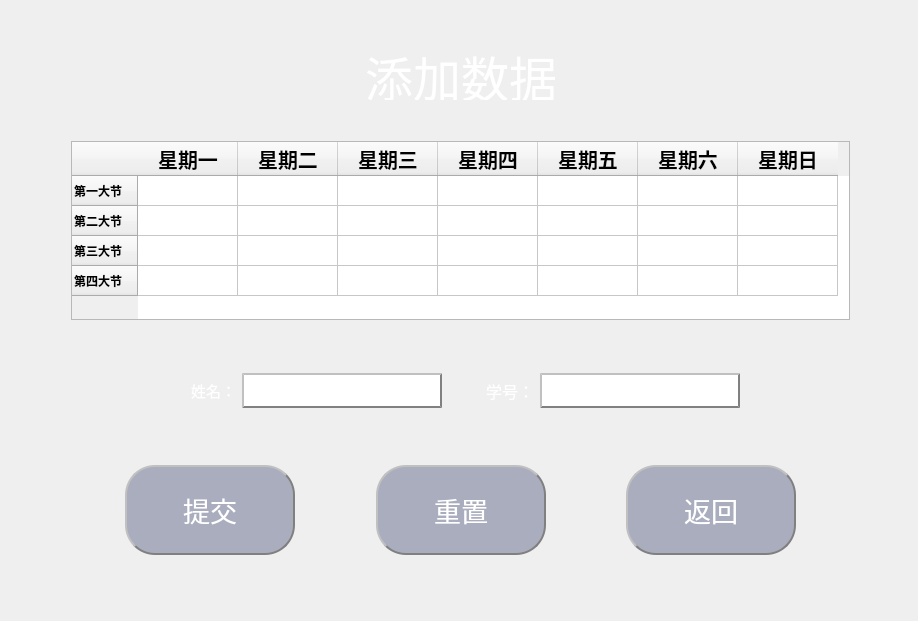
<?xml version="1.0" encoding="UTF-8"?>
<ui version="4.0">
 <class>add</class>
 <widget class="QWidget" name="add">
  <property name="geometry">
   <rect>
    <x>0</x>
    <y>0</y>
    <width>918</width>
    <height>621</height>
   </rect>
  </property>
  <property name="windowTitle">
   <string>Widget</string>
  </property>
  <widget class="QWidget" name="horizontalLayoutWidget">
   <property name="geometry">
    <rect>
     <x>40</x>
     <y>450</y>
     <width>841</width>
     <height>121</height>
    </rect>
   </property>
   <layout class="QHBoxLayout" name="horizontalLayout">
    <item>
     <spacer name="horizontalSpacer_2">
      <property name="orientation">
       <enum>Qt::Horizontal</enum>
      </property>
      <property name="sizeHint" stdset="0">
       <size>
        <width>40</width>
        <height>20</height>
       </size>
      </property>
     </spacer>
    </item>
    <item>
     <widget class="QPushButton" name="submit">
      <property name="minimumSize">
       <size>
        <width>170</width>
        <height>90</height>
       </size>
      </property>
      <property name="maximumSize">
       <size>
        <width>170</width>
        <height>90</height>
       </size>
      </property>
      <property name="font">
       <font>
        <family>华文中宋</family>
        <pointsize>20</pointsize>
       </font>
      </property>
      <property name="styleSheet">
       <string notr="true">background-color: rgb(169, 173, 190);
color: rgb(255,255,255);  
border-radius: 30px;  border: 2px groove gray;
border-style: outset;</string>
      </property>
      <property name="text">
       <string>提交</string>
      </property>
     </widget>
    </item>
    <item>
     <spacer name="horizontalSpacer_8">
      <property name="orientation">
       <enum>Qt::Horizontal</enum>
      </property>
      <property name="sizeHint" stdset="0">
       <size>
        <width>40</width>
        <height>20</height>
       </size>
      </property>
     </spacer>
    </item>
    <item>
     <widget class="QPushButton" name="reset">
      <property name="minimumSize">
       <size>
        <width>170</width>
        <height>90</height>
       </size>
      </property>
      <property name="maximumSize">
       <size>
        <width>170</width>
        <height>90</height>
       </size>
      </property>
      <property name="font">
       <font>
        <family>华文中宋</family>
        <pointsize>20</pointsize>
       </font>
      </property>
      <property name="styleSheet">
       <string notr="true">background-color: rgb(169, 173, 190);
color: rgb(255,255,255);  
border-radius: 30px;  border: 2px groove gray;

border-style: outset;</string>
      </property>
      <property name="text">
       <string>重置</string>
      </property>
     </widget>
    </item>
    <item>
     <spacer name="horizontalSpacer">
      <property name="orientation">
       <enum>Qt::Horizontal</enum>
      </property>
      <property name="sizeHint" stdset="0">
       <size>
        <width>40</width>
        <height>20</height>
       </size>
      </property>
     </spacer>
    </item>
    <item>
     <widget class="QPushButton" name="back">
      <property name="minimumSize">
       <size>
        <width>170</width>
        <height>90</height>
       </size>
      </property>
      <property name="maximumSize">
       <size>
        <width>170</width>
        <height>90</height>
       </size>
      </property>
      <property name="font">
       <font>
        <family>华文中宋</family>
        <pointsize>20</pointsize>
       </font>
      </property>
      <property name="styleSheet">
       <string notr="true">background-color: rgb(169, 173, 190);
color: rgb(255,255,255);  
border-radius: 30px;  border: 2px groove gray;

border-style: outset;</string>
      </property>
      <property name="text">
       <string>返回</string>
      </property>
     </widget>
    </item>
    <item>
     <spacer name="horizontalSpacer_3">
      <property name="orientation">
       <enum>Qt::Horizontal</enum>
      </property>
      <property name="sizeHint" stdset="0">
       <size>
        <width>40</width>
        <height>20</height>
       </size>
      </property>
     </spacer>
    </item>
   </layout>
  </widget>
  <widget class="QWidget" name="horizontalLayoutWidget_2">
   <property name="geometry">
    <rect>
     <x>0</x>
     <y>30</y>
     <width>921</width>
     <height>81</height>
    </rect>
   </property>
   <layout class="QHBoxLayout" name="horizontalLayout_2">
    <item>
     <spacer name="horizontalSpacer_5">
      <property name="orientation">
       <enum>Qt::Horizontal</enum>
      </property>
      <property name="sizeHint" stdset="0">
       <size>
        <width>40</width>
        <height>20</height>
       </size>
      </property>
     </spacer>
    </item>
    <item>
     <widget class="QLabel" name="label">
      <property name="font">
       <font>
        <family>华文中宋</family>
        <pointsize>36</pointsize>
       </font>
      </property>
      <property name="styleSheet">
       <string notr="true">
color: rgb(255,255,255);  


</string>
      </property>
      <property name="text">
       <string>&lt;html&gt;&lt;head/&gt;&lt;body&gt;&lt;p&gt;添加数据&lt;/p&gt;&lt;/body&gt;&lt;/html&gt;</string>
      </property>
     </widget>
    </item>
    <item>
     <spacer name="horizontalSpacer_6">
      <property name="orientation">
       <enum>Qt::Horizontal</enum>
      </property>
      <property name="sizeHint" stdset="0">
       <size>
        <width>40</width>
        <height>20</height>
       </size>
      </property>
     </spacer>
    </item>
   </layout>
  </widget>
  <widget class="QWidget" name="horizontalLayoutWidget_4">
   <property name="geometry">
    <rect>
     <x>180</x>
     <y>340</y>
     <width>571</width>
     <height>101</height>
    </rect>
   </property>
   <layout class="QHBoxLayout" name="horizontalLayout_4">
    <item>
     <widget class="QLabel" name="label_2">
      <property name="font">
       <font>
        <family>华文中宋</family>
        <pointsize>11</pointsize>
       </font>
      </property>
      <property name="styleSheet">
       <string notr="true">
color: rgb(255,255,255);  


</string>
      </property>
      <property name="text">
       <string>姓名：</string>
      </property>
     </widget>
    </item>
    <item>
     <widget class="QLineEdit" name="name">
      <property name="minimumSize">
       <size>
        <width>200</width>
        <height>35</height>
       </size>
      </property>
      <property name="maximumSize">
       <size>
        <width>200</width>
        <height>35</height>
       </size>
      </property>
      <property name="font">
       <font>
        <family>华文中宋</family>
        <pointsize>12</pointsize>
       </font>
      </property>
      <property name="styleSheet">
       <string notr="true">background-color: rgb(255, 255, 255);
border-radius: 30px;  border: 2px groove gray;

border-style: outset;</string>
      </property>
     </widget>
    </item>
    <item>
     <spacer name="horizontalSpacer_9">
      <property name="orientation">
       <enum>Qt::Horizontal</enum>
      </property>
      <property name="sizeHint" stdset="0">
       <size>
        <width>40</width>
        <height>20</height>
       </size>
      </property>
     </spacer>
    </item>
    <item>
     <widget class="QLabel" name="label_3">
      <property name="font">
       <font>
        <family>华文中宋</family>
        <pointsize>12</pointsize>
       </font>
      </property>
      <property name="styleSheet">
       <string notr="true">
color: rgb(255,255,255);  
</string>
      </property>
      <property name="text">
       <string>学号：</string>
      </property>
     </widget>
    </item>
    <item>
     <widget class="QLineEdit" name="id">
      <property name="minimumSize">
       <size>
        <width>200</width>
        <height>35</height>
       </size>
      </property>
      <property name="maximumSize">
       <size>
        <width>200</width>
        <height>35</height>
       </size>
      </property>
      <property name="font">
       <font>
        <family>华文中宋</family>
        <pointsize>12</pointsize>
       </font>
      </property>
      <property name="styleSheet">
       <string notr="true">background-color: rgb(255, 255, 255);
border-radius: 30px;  border: 2px groove gray;

border-style: outset;</string>
      </property>
     </widget>
    </item>
   </layout>
  </widget>
  <widget class="QWidget" name="horizontalLayoutWidget_5">
   <property name="geometry">
    <rect>
     <x>60</x>
     <y>130</y>
     <width>801</width>
     <height>201</height>
    </rect>
   </property>
   <layout class="QHBoxLayout" name="horizontalLayout_5">
    <item>
     <widget class="QTableWidget" name="tableWidget">
      <row>
       <property name="text">
        <string>第一大节    </string>
       </property>
       <property name="font">
        <font>
         <weight>75</weight>
         <bold>true</bold>
        </font>
       </property>
      </row>
      <row>
       <property name="text">
        <string>第二大节</string>
       </property>
       <property name="font">
        <font>
         <weight>75</weight>
         <bold>true</bold>
        </font>
       </property>
      </row>
      <row>
       <property name="text">
        <string>第三大节</string>
       </property>
       <property name="font">
        <font>
         <weight>75</weight>
         <bold>true</bold>
        </font>
       </property>
      </row>
      <row>
       <property name="text">
        <string>第四大节</string>
       </property>
       <property name="font">
        <font>
         <weight>75</weight>
         <bold>true</bold>
        </font>
       </property>
      </row>
      <column>
       <property name="text">
        <string>星期一</string>
       </property>
       <property name="font">
        <font>
         <pointsize>15</pointsize>
         <weight>75</weight>
         <bold>true</bold>
        </font>
       </property>
      </column>
      <column>
       <property name="text">
        <string>星期二</string>
       </property>
       <property name="font">
        <font>
         <pointsize>15</pointsize>
         <weight>75</weight>
         <bold>true</bold>
        </font>
       </property>
      </column>
      <column>
       <property name="text">
        <string>星期三</string>
       </property>
       <property name="font">
        <font>
         <pointsize>15</pointsize>
         <weight>75</weight>
         <bold>true</bold>
        </font>
       </property>
      </column>
      <column>
       <property name="text">
        <string>星期四</string>
       </property>
       <property name="font">
        <font>
         <pointsize>15</pointsize>
         <weight>75</weight>
         <bold>true</bold>
        </font>
       </property>
      </column>
      <column>
       <property name="text">
        <string>星期五</string>
       </property>
       <property name="font">
        <font>
         <pointsize>15</pointsize>
         <weight>75</weight>
         <bold>true</bold>
        </font>
       </property>
      </column>
      <column>
       <property name="text">
        <string>星期六</string>
       </property>
       <property name="font">
        <font>
         <pointsize>15</pointsize>
         <weight>75</weight>
         <bold>true</bold>
        </font>
       </property>
      </column>
      <column>
       <property name="text">
        <string>星期日</string>
       </property>
       <property name="font">
        <font>
         <pointsize>15</pointsize>
         <weight>75</weight>
         <bold>true</bold>
        </font>
       </property>
      </column>
     </widget>
    </item>
   </layout>
  </widget>
  <widget class="QWidget" name="widget" native="true">
   <property name="geometry">
    <rect>
     <x>-1</x>
     <y>-1</y>
     <width>931</width>
     <height>631</height>
    </rect>
   </property>
   <property name="styleSheet">
    <string notr="true">background-image: url(:/new/picture.png);</string>
   </property>
  </widget>
  <zorder>widget</zorder>
  <zorder>horizontalLayoutWidget</zorder>
  <zorder>horizontalLayoutWidget_2</zorder>
  <zorder>horizontalLayoutWidget_4</zorder>
  <zorder>horizontalLayoutWidget_5</zorder>
 </widget>
 <layoutdefault spacing="6" margin="11"/>
 <resources/>
 <connections/>
</ui>
